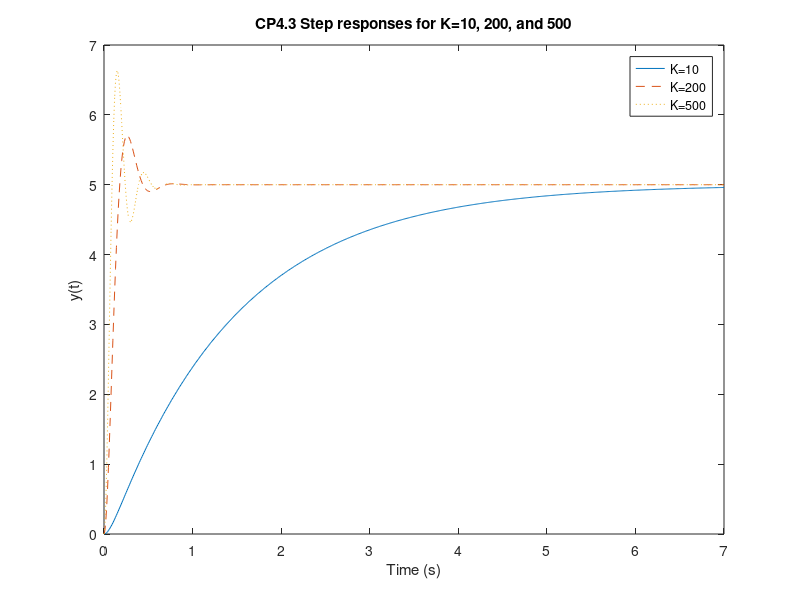

The MATLAB script that drew this image: (Note: this script raises an error after producing the figure.)
clc;
clear;
%%
% 第一題
K=[10,200,500];
t = [0:0.01:7];
fprintf('CP4.3:\n')
for i=1:3
    num=5*K(i); den=[1 15 K(i)];
    sys_1 = tf(num,den);
    y1(:,i)= step(sys_1,t);
end
figure(1)
plot(t,y1(:,1),t,y1(:,2),'--',t,y1(:,3),':')
xlabel('Time (s)');
ylabel('y(t)');
title('CP4.3 Step responses for K=10, 200, and 500');
legend('K=10','K=200','K=500')
x_1=stepinfo(y1(:,1),t);
x_2=stepinfo(y1(:,2),t);
x_3=stepinfo(y1(:,3),t);
T=table([0;14.0069;32.6704],[5.1998;0.4087;0.4959],[-4;-4;-4],'VariableNames',{'Percent Overshoot',' 2% Settling Time (s)','Steady-State Error'},'RowName',{'10','200','500'});
disp(T)
%%
% 第二題
numcg = [10]; dencg = [1 2 0];
sys_o = tf(numcg,dencg);
fprintf('-----------------------------------------------\n')
fprintf('CP4.4\n')
fprintf('(a):\n')
sys_c1 = feedback(sys_o,[1])
fprintf('(b):\n')
num_2=[1]; den_2=[1 2 0];
sys_2=tf(num_2,den_2);
sys_c2 = feedback(sys_2,10)
t = [0:0.1:5];
%y_2_1=step(sys_c1,t);
%y_2_2=step(sys_c2,t);
%(a)
figure(2)
subplot(2,1,1)
y_2_1=step(sys_c1,t);
plot(t,y_2_1)
subtitle('Step responses');
%(b)
subplot(2,1,2)
y_2_2=step(sys_c2,t);
plot(t,y_2_2)
subtitle('Disturbance response')
%(c)
fprintf('(c):\n')
fprintf('The estimated steady-state tracking error due to a unit step input is: 0\n')
fprintf('The estimated steady-state tracking error to a unit disturbance is: 0.1\n')
%(d)
fprintf('(d):\n')
fprintf('The estimated maximum tracking error due to a unit step input is: 0.4\n')
fprintf('The estimated maximum tracking error to a unit disturbance is: 0.14\n')
fprintf('The maximum occurs at approximately t = 1s\n')
%%
% 第三題
n=35; d=[1 12 35];
t=[0:0.1:2.5];
ya=(35/2)*(exp(-5*t)-exp(-7*t));
sys_3 = tf(n,d);
y3=impulse(sys_3,t);
figure(3)
plot(t,y3,t,ya,'o')
xlabel('Time (sec)'), ylabel('y(t)'), 
legend('Computer','Analytic')
%%
% 第四題
numg=[10]; deng=[1 20 75 0]; 
sys_g = tf(numg,deng);
sys_4 = feedback(sys_g,1);
t=[0:0.1:100];
u=t; % Unit ramp input
figure(4)
lsim(sys_4,u,t);
fprintf('---------------------------------------------------\n')
fprintf('CP5.10:\n')
fprintf('e_ss=7.5')



